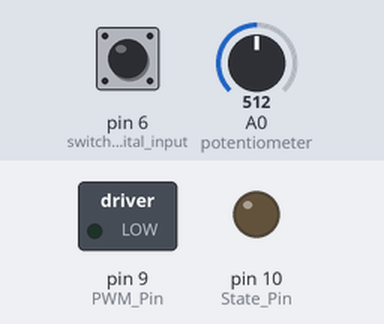
The sketch below on a simulated Arduino Uno, built with avr-gcc and run on an emulated ATmega328P. Parts: switched loads named in the sketch (green lamp = pin HIGH), output pins drawn as LEDs (lit = HIGH). The test bench sets the inputs (shaded band); at power-on: pin 6 (switch_digital_input) LOW, A0 (potentiometer) = 512. What the sketch prints to the serial monitor is not drawn.

Above: at 1.2 s.
1.3 s: pin 6 (switch_digital_input) pulled HIGH for 0.15 s
At 3.4 s:
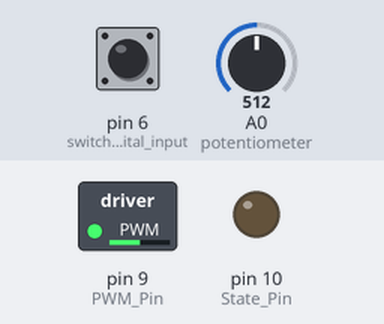
3.8 s: A0 (potentiometer) set to 1023
At 4.5 s:
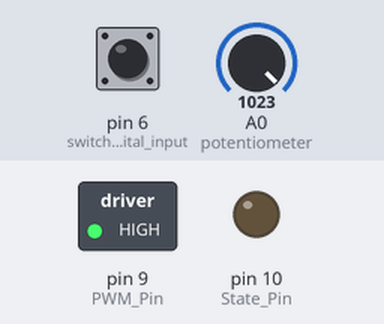
5.3 s: A0 (potentiometer) set to 716
At 5.6 s:
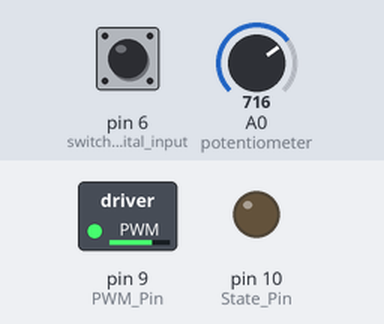
6.8 s: A0 (potentiometer) set to 122
At 8.0 s:
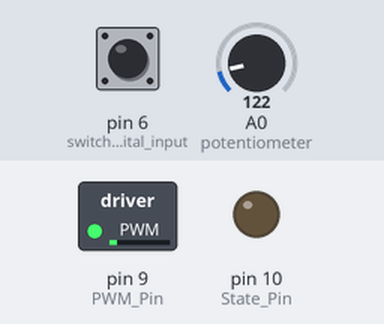
Timing chart, 0 to 9.3 s (numbered marks = the images above; inputs shaded):
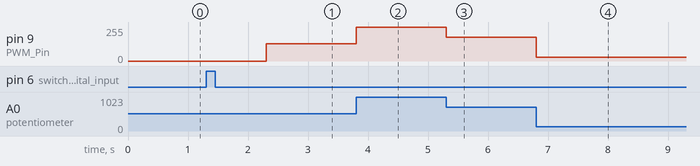

The sketch:

control_motor.ino
```cpp
/*
This is a very simple example of controlling a dc motor. There are two inputs.One for switch and other to control the speed of the motor.
I assume that it is a push button switch. That means if it is pressed once, it turns on and if pushed again, turn off.
The second input is analog input using s potentiometer which controls speed. The input is in value 0 to 1023. But we have to convert it to
0 to 255 because pwm of arduino works on that range only.

The code below is made from choices I thought would be required to a user. It is malliable to meet any additional requirements.

*/

#define PWM_Pin 9                                                          //Pin to send pwm signal to motor driver
#define State_Pin 10                                                       //It has no current use but it stores the value of current state of input


void setup() {

  pinMode(PWM_Pin, OUTPUT);                                               //set it as output
  pinMode(State_Pin, OUTPUT);                                             //same as above


  pinMode(A0, INPUT);;                                                    //analog input
  pinMode(6, INPUT);                                                      //switch digital input
  Serial.begin(9600);                                                     //initialise serial monitor. 9600 baud rate is enough in our case

}


long int time_start = millis();                                                //store the start time
boolean flag_state = false;                                                  //this bool stores weather motor is on or off

void loop() {


  int input = digitalRead(6);                                                 //read the switch input
  int analog_input = analogRead(A0);                                          //read the potentiometer input

  if(input == 1 && flag_state == false){                                       //if switch pressed and motor is off, on it
    flag_state = true;
    delay(1000);                                                               //delay because we press button for long time
    }
   else if (input == 1 && flag_state == true){                                 //if swich pressed and motor already on,off it
    flag_state = false;
    delay(1000);                                                               //delay because we press button for long time
   }

  int rpm_motor  = (analog_input/4);                                          //convert 0-1023 to 0-255


  if(flag_state){
    analogWrite(PWM_Pin, rpm_motor);                                         //run the motor if state asks u to....
    }


    //This part prints the speed of motor every second on the screen

   if(time_start-millis()%1000 == 0){                                                          //check if 1 second passed

       if(flag_state){                                                                       //if motor is on
        int percentage_speed = (rpm_motor/255)*100;                                          //calculate speed in percentage of it with respect to max speed
        Serial.println("Speed of motor is ");
        Serial.print(percentage_speed);                                                      //print it
        Serial.print( "%" );
        }
       else{
        Serial.println("Motor is currently off");                                          //If motor is off print it to the screen
        }

    }


}
```

Measured:
- after the input at 1.3 s, pin 9 (PWM_Pin): 0/255 → 128/255 after 1.0 s
- after the input at 3.8 s, pin 9 (PWM_Pin): 128/255 → 255/255 at once
- after the input at 5.3 s, pin 9 (PWM_Pin): 255/255 → 179/255 at once
- after the input at 6.8 s, pin 9 (PWM_Pin): 179/255 → 30/255 at once
